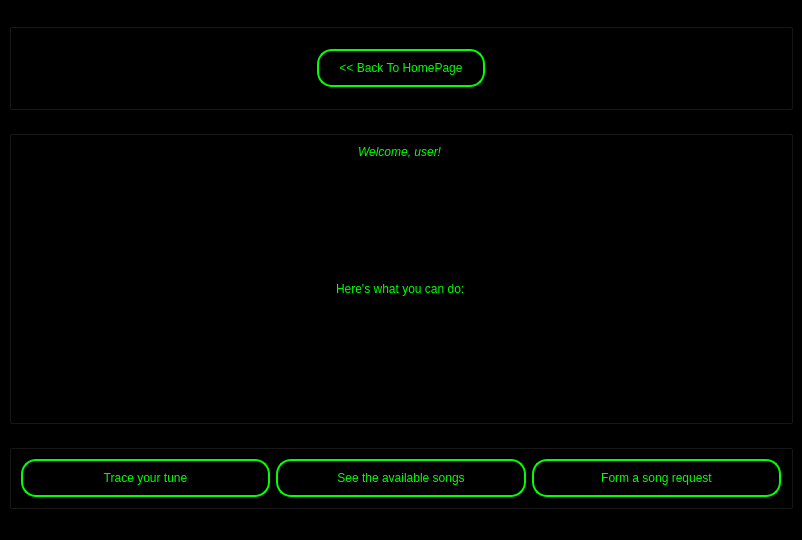
<?xml version="1.0" encoding="UTF-8"?>
<ui version="4.0">
 <class>MainWindow</class>
 <widget class="QMainWindow" name="MainWindow">
  <property name="geometry">
   <rect>
    <x>0</x>
    <y>0</y>
    <width>802</width>
    <height>540</height>
   </rect>
  </property>
  <property name="sizePolicy">
   <sizepolicy hsizetype="Expanding" vsizetype="Preferred">
    <horstretch>0</horstretch>
    <verstretch>0</verstretch>
   </sizepolicy>
  </property>
  <property name="windowTitle">
   <string>MainWindow</string>
  </property>
  <property name="styleSheet">
   <string notr="true">background-color:black;
</string>
  </property>
  <widget class="QWidget" name="centralwidget">
   <layout class="QVBoxLayout" name="verticalLayout">
    <item>
     <widget class="QGroupBox" name="GroupBackButton">
      <property name="sizePolicy">
       <sizepolicy hsizetype="Minimum" vsizetype="Maximum">
        <horstretch>0</horstretch>
        <verstretch>0</verstretch>
       </sizepolicy>
      </property>
      <property name="styleSheet">
       <string notr="true">background-color:black;
</string>
      </property>
      <property name="title">
       <string>BackButton</string>
      </property>
      <property name="flat">
       <bool>true</bool>
      </property>
      <layout class="QHBoxLayout" name="horizontalLayout_2">
       <property name="spacing">
        <number>50</number>
       </property>
       <property name="leftMargin">
        <number>20</number>
       </property>
       <property name="topMargin">
        <number>20</number>
       </property>
       <property name="rightMargin">
        <number>20</number>
       </property>
       <property name="bottomMargin">
        <number>20</number>
       </property>
       <item>
        <widget class="QPushButton" name="ButtonBack">
         <property name="sizePolicy">
          <sizepolicy hsizetype="Fixed" vsizetype="Minimum">
           <horstretch>0</horstretch>
           <verstretch>0</verstretch>
          </sizepolicy>
         </property>
         <property name="styleSheet">
          <string notr="true">font: 14pt &quot;Arial&quot;;
border-radius: 15px;
border: 2px solid #00ff00;
color: #00ff00;
padding-top: 10px;
padding-bottom: 10px;
padding-left: 20px;
padding-right: 20px; </string>
         </property>
         <property name="text">
          <string>&lt;&lt; Back To HomePage</string>
         </property>
        </widget>
       </item>
      </layout>
     </widget>
    </item>
    <item>
     <widget class="QGroupBox" name="GroupEntries">
      <property name="sizePolicy">
       <sizepolicy hsizetype="Minimum" vsizetype="Minimum">
        <horstretch>0</horstretch>
        <verstretch>0</verstretch>
       </sizepolicy>
      </property>
      <property name="styleSheet">
       <string notr="true">background-color:black;
</string>
      </property>
      <property name="title">
       <string>GroupBox</string>
      </property>
      <property name="flat">
       <bool>true</bool>
      </property>
      <layout class="QVBoxLayout" name="verticalLayout_3">
       <item alignment="Qt::AlignHCenter">
        <widget class="QLabel" name="LabelWelcome">
         <property name="sizePolicy">
          <sizepolicy hsizetype="Preferred" vsizetype="Maximum">
           <horstretch>0</horstretch>
           <verstretch>0</verstretch>
          </sizepolicy>
         </property>
         <property name="styleSheet">
          <string notr="true">font: 24pt &quot;Arial&quot;;
font-style:italic;
border-radius: 15px;
color: #00ff00;</string>
         </property>
         <property name="text">
          <string>Welcome, user!</string>
         </property>
        </widget>
       </item>
       <item alignment="Qt::AlignHCenter">
        <widget class="QLabel" name="LabelDoNext">
         <property name="styleSheet">
          <string notr="true">font: 14pt &quot;Arial&quot;;
border-radius: 15px;
color: #00ff00;</string>
         </property>
         <property name="text">
          <string>Here's what you can do:</string>
         </property>
        </widget>
       </item>
      </layout>
     </widget>
    </item>
    <item>
     <widget class="QGroupBox" name="GroupButtons">
      <property name="sizePolicy">
       <sizepolicy hsizetype="Minimum" vsizetype="Maximum">
        <horstretch>0</horstretch>
        <verstretch>0</verstretch>
       </sizepolicy>
      </property>
      <property name="styleSheet">
       <string notr="true">background-color:black;
</string>
      </property>
      <property name="title">
       <string>GroupBox</string>
      </property>
      <property name="flat">
       <bool>true</bool>
      </property>
      <layout class="QHBoxLayout" name="horizontalLayout">
       <item>
        <widget class="QPushButton" name="ButtonTrace">
         <property name="sizePolicy">
          <sizepolicy hsizetype="Minimum" vsizetype="Minimum">
           <horstretch>0</horstretch>
           <verstretch>0</verstretch>
          </sizepolicy>
         </property>
         <property name="styleSheet">
          <string notr="true">font: 14pt &quot;Arial&quot;;
border-radius: 15px;
border: 2px solid #00ff00;
color: #00ff00;
padding-top: 10px;
padding-bottom: 10px;
padding-left: 20px;
padding-right: 20px; </string>
         </property>
         <property name="text">
          <string>Trace your tune</string>
         </property>
        </widget>
       </item>
       <item>
        <widget class="QPushButton" name="ButtonSongs">
         <property name="sizePolicy">
          <sizepolicy hsizetype="Minimum" vsizetype="Minimum">
           <horstretch>0</horstretch>
           <verstretch>0</verstretch>
          </sizepolicy>
         </property>
         <property name="styleSheet">
          <string notr="true">font: 14pt &quot;Arial&quot;;
border-radius: 15px;
border: 2px solid #00ff00;
color: #00ff00;
padding-top: 10px;
padding-bottom: 10px;
padding-left: 20px;
padding-right: 20px; </string>
         </property>
         <property name="text">
          <string>See the available songs</string>
         </property>
        </widget>
       </item>
       <item>
        <widget class="QPushButton" name="ButtonRequests">
         <property name="sizePolicy">
          <sizepolicy hsizetype="Minimum" vsizetype="Minimum">
           <horstretch>0</horstretch>
           <verstretch>0</verstretch>
          </sizepolicy>
         </property>
         <property name="styleSheet">
          <string notr="true">font: 14pt &quot;Arial&quot;;
border-radius: 15px;
border: 2px solid #00ff00;
color: #00ff00;
padding-top: 10px;
padding-bottom: 10px;
padding-left: 20px;
padding-right: 20px; </string>
         </property>
         <property name="text">
          <string>Form a song request</string>
         </property>
        </widget>
       </item>
      </layout>
     </widget>
    </item>
   </layout>
  </widget>
  <widget class="QMenuBar" name="menubar">
   <property name="geometry">
    <rect>
     <x>0</x>
     <y>0</y>
     <width>802</width>
     <height>26</height>
    </rect>
   </property>
  </widget>
  <widget class="QStatusBar" name="statusbar"/>
 </widget>
 <resources/>
 <connections/>
</ui>
